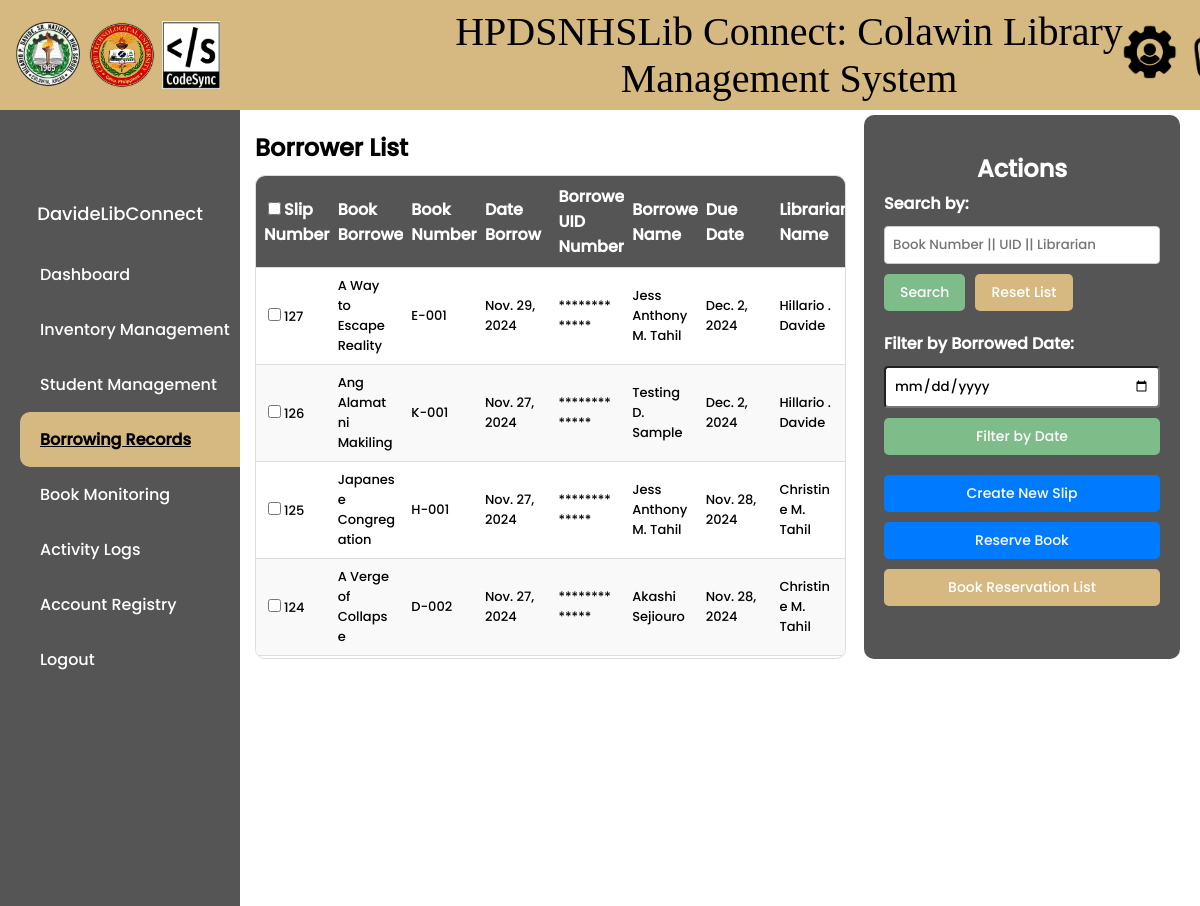
The page /borrow-slips/ (signed in, upper part) on the database as committed earlier.
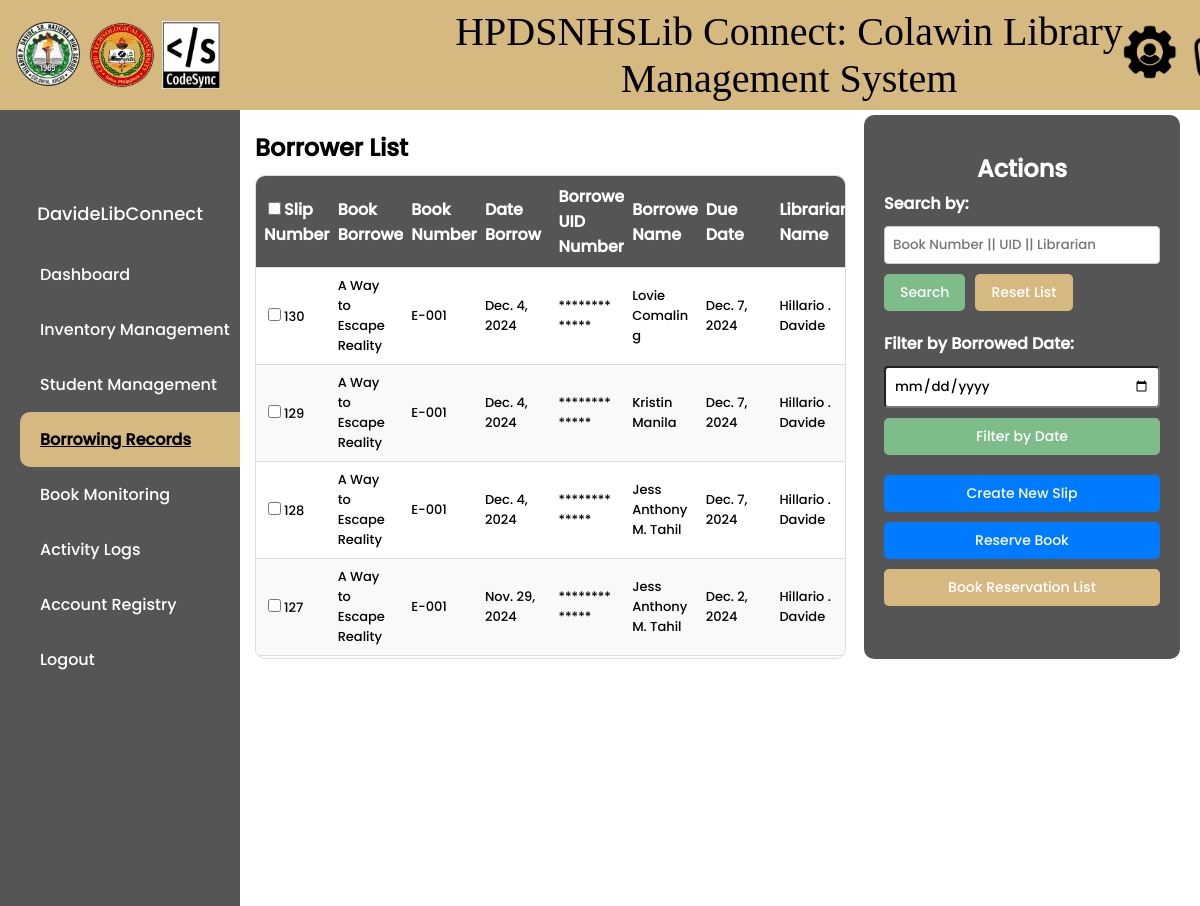
The same page on the database as committed later.
### library/models.py (models this page shows, shortened)
class BorrowSlip(models.Model):
    slip_number = models.AutoField(primary_key=True)
    book_number = models.CharField(max_length=20, blank=True)
    book_title = models.CharField(max_length=200, blank=True)
    author = models.CharField(max_length=200, blank=True)
    category_number = models.IntegerField(blank=True, null=True)
    date_borrow = models.DateTimeField()
    borrower_uid_number = models.CharField(max_length=20)
    borrower_name = models.CharField(max_length=100, blank=True)
    due_date = models.DateTimeField()
    librarian_name = models.CharField(max_length=100)
    status = models.CharField(max_length=50, default='Borrowed')
    returned = models.BooleanField(default=False)
    penalty = models.CharField(max_length=255, blank=True, null=True)

### library/views.py (the view, shortened to what this page needs)
# urls.py: path('borrow-slips/', views.borrow_slip_list, name='borrow-slip-list'),
@login_required
def borrow_slip_list(request):
    query = request.GET.get('search', '')
    sort_order = request.GET.get('sort', '-slip_number')  # Sort by slip_number by default (highest first)
    form = BorrowSlipForm()
    date_filter = request.GET.get('date_filter', '')
    if date_filter:
        try:
            date_filter = datetime.strptime(date_filter, '%Y-%m-%d').date()
            borrow_slips = BorrowSlip.objects.filter(date_borrow=date_filter).order_by(sort_order)
        except ValueError:
            borrow_slips = BorrowSlip.objects.none()
    else:
        borrow_slips = BorrowSlip.objects.all().order_by(sort_order)
    if query:
        borrow_slips = borrow_slips.filter(
            Q(book_number__icontains=query) |
            Q(borrower_uid_number__icontains=query) |
            Q(librarian_name__icontains=query)
        )
    context = {
        'borrow_slips': borrow_slips,
        'query': query,
        'form': form,
        'sort_order': sort_order,
        'date_filter': date_filter,
    }
    return render(request, 'library/borrow_slip_list.html', context)

### library/forms.py (shortened to what this page needs)
class BorrowSlipForm(forms.ModelForm):
    class Meta:
        model = BorrowSlip
        fields = ['book_number', 'date_borrow', 'borrower_uid_number', 'due_date', 'librarian_name']
        widgets = {
            'book_number': forms.TextInput(attrs={'autofocus': True}),
            'date_borrow': forms.TextInput(attrs={'readonly': 'readonly'}),
            'due_date': forms.TextInput(attrs={'readonly': 'readonly'}),
            'librarian_name': forms.TextInput(attrs={'readonly': 'readonly'}),
        }
    book_number = forms.CharField(max_length=20)
    borrower_uid_number = forms.CharField(max_length=20)
    def __init__(self, *args, **kwargs):
        user = kwargs.pop('user', None)
        super(BorrowSlipForm, self).__init__(*args, **kwargs)
        if user:
            full_name = f"{user.first_name} {user.middle_name[0] if user.middle_name else ''}. {user.last_name}"
            self.fields['librarian_name'].initial = full_name
        if not self.instance.pk:
            self.fields['date_borrow'].initial = timezone.now()  # Using timezone-aware now()

### library/templatetags/custom_filters.py (called while the page is built)
@register.filter(name='obfuscate')
def obfuscate(value):
    return '*' * len(value)

### library/templates/library/borrow_slip_list.html (shortened to what this page needs)
{% extends 'main.html' %}
{% load static %}
{% load custom_filters %}
{% block content %}
<!DOCTYPE html>
<html>
<head>
    {% block css %}
    <link rel="stylesheet" type="text/css" href="{% static 'styles/borrow_slip_list.css' %}">
    {% endblock %}
</head>
<body>
    <div class="main-content">
        <div class="data">
            <div class="borrower-label">Borrower List</div>
            <div class="table-container">
                <form id="slip-form" method="POST" action="{% url 'download-selected-pdf' %}">
                    <div class="table">
                        <table>
                            <thead>
                                <tr>
                                    <th><input type="checkbox" id="select-all" />Slip Number</th>
                                    <th>Book Borrowed</th>
                                    <th>Book Number</th>
                                    <th>Date Borrow</th>
                                    <th>Borrower UID Number</th>
                                    <th>Borrower Name</th>
                                    <th>Due Date</th>
                                    <th>Librarian Name</th>
                                </tr>
                            </thead>
                            <tbody>
                                {% for slip in borrow_slips %}
                                    <tr>
                                        <td><input type="checkbox" name="selected_slips" value="{{ slip.slip_number }}" />{{ slip.slip_number }}</td>
                                        <td>{{ slip.book_title }}</td>
                                        <td>{{ slip.book_number }}</td>
                                        <td>{{ slip.date_borrow|date}}</td>
                                        <td>{{ slip.borrower_uid_number|obfuscate }}</td>
                                        <td>{{ slip.borrower_name }}</td>
                                        <td>{{ slip.due_date|date}}</td>
                                        <td>{{ slip.librarian_name }}</td>
                                    </tr>
                                {% endfor %}
                            </tbody>
                        </table>
                    </div>
                </form>
            </div>
        </div>
        <div class="sidebar-actions background">
            <h1>Actions</h1>
            <div class="search-container">
                <form method="GET" action="{% url 'borrow-slip-list' %}">
                    <label for="search">Search by:</label>
                    <input type="text" name="search" autofocus placeholder="Book Number || UID || Librarian" value="{{ query }}">
                    <div style="display: flex; gap: 10px;">
                        <button type="submit" class="btn btn-search">Search</button>
                        <a href="{% url 'borrow-slip-list' %}" class="btn btn-reset">Reset List</a>
                    </div>
                </form>
            </div>
            <div class="filter-container">
                <form method="GET" action="{% url 'borrow-slip-list' %}">
                    <label for="date_filter">Filter by Borrowed Date:</label>
                    <input type="date" id="date_filter" name="date_filter" value="{{ date_filter }}" style="padding: 8px; font-family: 'Poppins', sans-serif; border-radius: 4px;">
                    <button type="submit" class="btn btn-search">Filter by Date</button>
                </form>
            </div>
            <div style="display: flex; flex-direction: column; gap: 10px;">
                <a href="{% url 'borrow-slip-create' %}" class="btn add-book-button">Create New Slip</a>
                <a href="{% url 'reserve-book' %}" class="btn add-book-button">Reserve Book</a>
                <a href="{% url 'reservation-list' %}" class="btn add-book-button" id="list">Book Reservation List</a>
            </div>
        </div>
    </div>
</body>
</html>
{% endblock %}

Rows that differ between the two databases and show on the page:
no longer on this page (row unchanged): BorrowSlip: slip_number "126", book_title "Ang Alamat ni Makiling", book_number "K-001", date_borrow "Nov. 27, 2024", borrower_uid_number|obfuscate "*************", borrower_name "Testing D. Sample", due_date "Dec. 2, 2024", librarian_name "Hillario . Davide"
no longer on this page (row unchanged): BorrowSlip: slip_number "125", book_title "Japanese Congregation", book_number "H-001", date_borrow "Nov. 27, 2024", borrower_uid_number|obfuscate "*************", borrower_name "Jess Anthony M. Tahil", due_date "Nov. 28, 2024", librarian_name "Christine M. Tahil"
no longer on this page (row unchanged): BorrowSlip: slip_number "124", book_title "A Verge of Collapse", book_number "D-002", date_borrow "Nov. 27, 2024", borrower_uid_number|obfuscate "*************", borrower_name "Akashi Sejiouro", due_date "Nov. 28, 2024", librarian_name "Christine M. Tahil"
added BorrowSlip: slip_number "130", book_title "A Way to Escape Reality", book_number "E-001", date_borrow "Dec. 4, 2024", borrower_uid_number|obfuscate "*************", borrower_name "Lovie Comaling", due_date "Dec. 7, 2024", librarian_name "Hillario . Davide"
added BorrowSlip: slip_number "129", book_title "A Way to Escape Reality", book_number "E-001", date_borrow "Dec. 4, 2024", borrower_uid_number|obfuscate "*************", borrower_name "Kristin Manila", due_date "Dec. 7, 2024", librarian_name "Hillario . Davide"
added BorrowSlip: slip_number "128", book_title "A Way to Escape Reality", book_number "E-001", date_borrow "Dec. 4, 2024", borrower_uid_number|obfuscate "*************", borrower_name "Jess Anthony M. Tahil", due_date "Dec. 7, 2024", librarian_name "Hillario . Davide"
